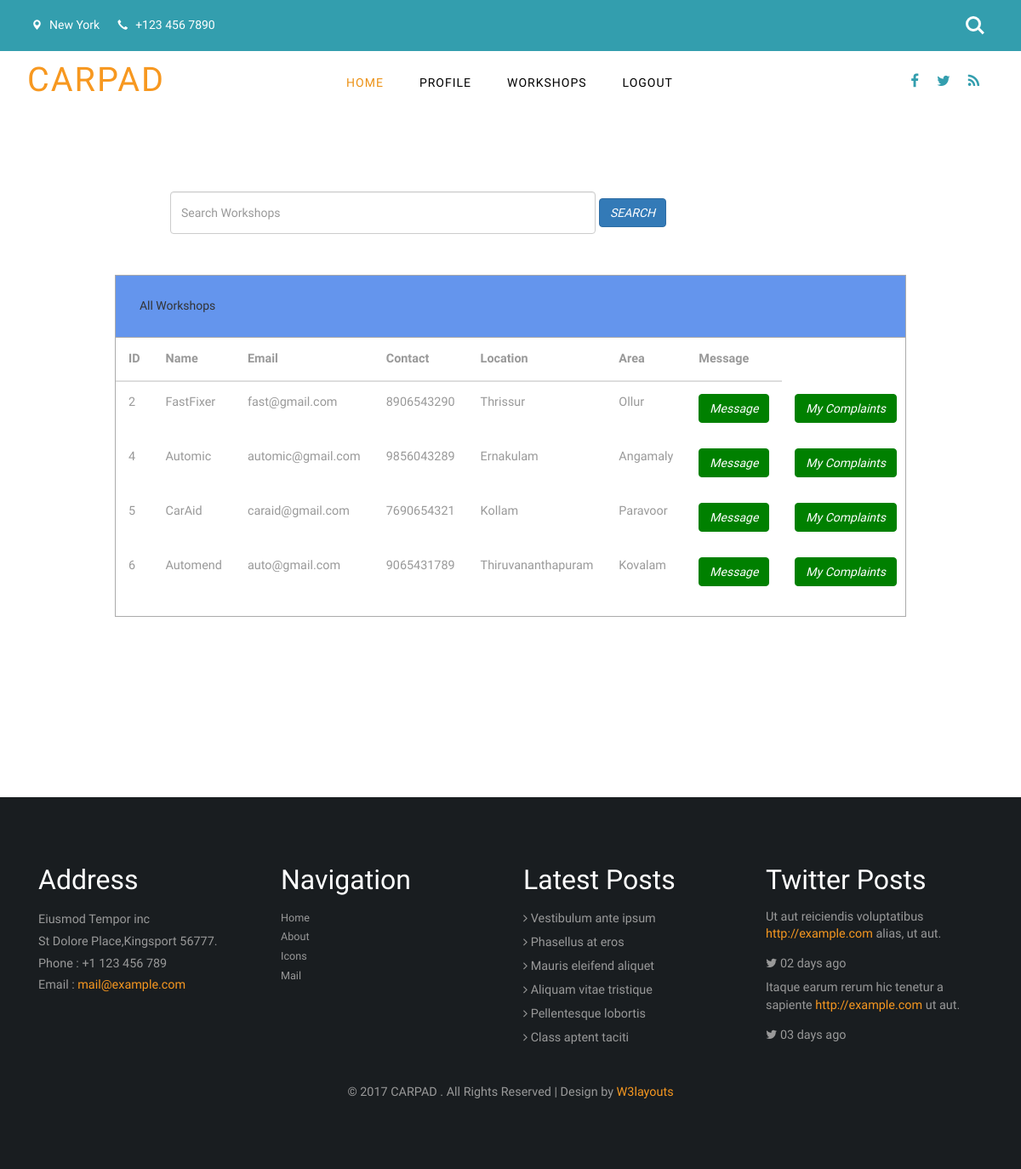
The app's page /user_view_mechanics with its own data.
### onroad/models.py (models this page shows)
class Login(db.Model, UserMixin):
    id=db.Column(db.Integer, primary_key=True)
    username = db.Column(db.String(80))
    password = db.Column(db.String(80), nullable=False)
    usertype = db.Column(db.String(80), nullable=False)
    name = db.Column(db.String(200))
    address=db.Column(db.String(200))
    contact = db.Column(db.String(200))
    approve = db.Column(db.String(200))
    reject = db.Column(db.String(200))
    status = db.Column(db.String(200))
    location = db.Column(db.String(200),default='')
    last_service = db.Column(db.String(50),default='')
    next_service = db.Column(db.String(50),default='')
    last_pollution = db.Column(db.String(50),default='')
    next_pollution = db.Column(db.String(50),default='')
    vehicle = db.Column(db.String(50),default='')
    vehicle_no = db.Column(db.String(50),default='')
    service = db.Column(db.String(50),default='')
    st = db.Column(db.String(50),default='')
    uid = db.Column(db.String(50),default='')
    area = db.Column(db.String(50),default='')

### onroad/routes.py (the view)
@login_required
@app.route('/user_view_mechanics',methods=["GET","POST"])
def user_view_mechanics():
    search = request.args.get('search')
    if search:
        obj=Login.query.filter((Login.location.contains(search)| Login.area.contains(search))  & Login.usertype.contains("workshop") )
    else:
        obj = Login.query.filter_by(usertype="workshop",approve="Approved").all()
    return render_template("user_view_mechanics.html",obj=obj)

### onroad/templates/user_view_mechanics.html (shortened to what this page needs)
{%extends "p_layout.html"%}
{%block content%}
<form method="GET" action="" class="form-inline" >
	<input name="search" class="form-control" type="text" style="margin-left:200px; width: 500px; height:50px;" placeholder="Search Workshops">
	<button type="submit" class="btn btn-primary"> <i class="icon-search icon-white">SEARCH</i></button>
</form>
<div class="container search-table">
            <div class="search-box">
                <div class="row">
                    <div class="col-md-3">
                        <h5>All Workshops</h5>
                    </div>
                </div>
            </div>
            <div class="search-list">
                <table class="table" id="myTable" style="width:2000px;">
						<thead>
							<tr>
                                <th>ID</th>
                                <th>Name</th>
                                <th>Email</th>
                                <th>Contact</th>
								<th>Location</th>
								<th>Area</th>
								<th>Message</th>
							</tr>
						</thead>
						<tbody>
							<tr>
                                {% for i in obj %}
                                <tr>
                                    <td>{{i.id}}</td>
                                    <td>{{i.name}}</td>
                                    <td>{{i.username}}</td>
                                    <td>{{i.contact}}</td>
									<td>{{i.location}}</td>
									<td>{{i.area}}</td>
								<td class="td-actions">
									<a href="/add_msg/{{i.id}}" class="btn btn-small btn-primary" style="background-color: green;
                                    border-color: green;">
										<i class="">Message</i>
									</a>
								</td>
								<td class="td-actions">
									<a href="/vw_complaints/{{i.id}}" class="btn btn-small btn-primary" style="background-color: green;
                                    border-color: green;">
										<i class="">My Complaints</i>
									</a>
								</td>
							</tr>
                            {% endfor %}
						</tbody>
					</table>
				</div>
			</div>
	{%endblock%}

### onroad/static/css/style.css (style rules this page uses)
html, body { font-size: 100%; font-family: 'Prompt', sans-serif; background:#ffffff; margin: 0; }
h1,h2,h3,h4,h5,h6 { font-family: 'Prompt', sans-serif; margin:0; }
input[type="submit"],input[type="reset"],a,.w3_agileits_services1_grid1 { -webkit-transition: 0.5s ease-in; -moz-transition: 0.5s ease-in; -ms-transition: 0.5s ease-in; -o-transition: 0.5s ease-in; transition:0.5s ease-in; }
.table > thead > tr > th, .table > tbody > tr > th, .table > tfoot > tr > th, .table > thead > tr > td, .table > tbody > tr > td, .table > tfoot > tr > td { border-top: none !important; }
.table td, .table>tbody>tr>td, .table>tbody>tr>th, .table>tfoot>tr>td, .table>tfoot>tr>th, .table>thead>tr>td, .table>thead>tr>th { padding: 15px!important; }
.table > thead > tr > th, .table > tbody > tr > th, .table > tfoot > tr > th, .table > thead > tr > td, .table > tbody > tr > td, .table > tfoot > tr > td { font-size: 0.9em; color: #999; border-top: none !important; }

### onroad/templates/user_view_mechanics.html (style rules this page uses)
.search-table { padding: 10%; margin-top: -6%; }
.search-box { background: cornflowerblue; border: 1px solid #ababab; padding: 3%; }
.search-list { background: #fff; border: 1px solid #ababab; border-top: none; }

### records on screen
Login: id "2", name "FastFixer", username "fast@gmail.com", contact "8906543290", location "Thrissur", area "Ollur"
Login: id "4", name "Automic", username "automic@gmail.com", contact "9856043289", location "Ernakulam", area "Angamaly"
Login: id "5", name "CarAid", username "caraid@gmail.com", contact "7690654321", location "Kollam", area "Paravoor"
Login: id "6", name "Automend", username "auto@gmail.com", contact "9065431789", location "Thiruvananthapuram", area "Kovalam"
